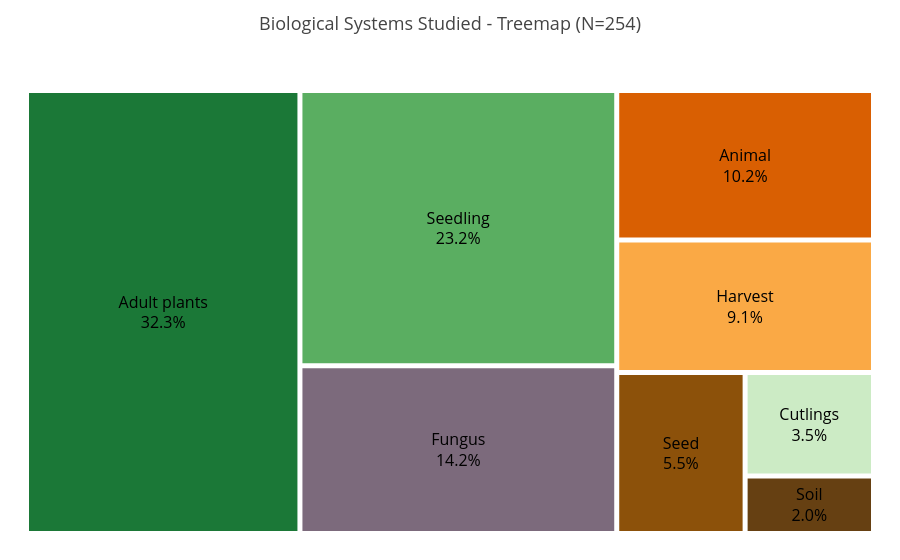

This figure's notebook cell:
### Code cell
# Create treemap chart for Main Biological System

bio_treemap = go.Figure(
    data=[
        go.Treemap(
            labels=bio_labels,
            values=bio_values,
            parents=[''] * len(bio_labels),  # all at root level
            text=bio_custom_text,
            textinfo='text',
            textposition='middle center',
            marker=dict(
                colors=bio_colors,
                line=dict(color='white', width=2)
            ),
            textfont=dict(size=PLOTLY_TEXT_FS, color='black')
        )
    ]
)

bio_treemap.update_layout(
    title=f'Biological Systems Studied - Treemap (N={bio_total})',
    margin=dict(t=60, b=20, l=20, r=20)
)

bio_treemap.show()
bio_treemap.write_image('main_bio_system_treemap.png', width=800, height=600, scale=2)

### Figure 1 — Plotly figure (JSON) as saved in the notebook; plotly's stock layout.template omitted (floating-point values rounded to 4 significant figures)
{"data": [{"labels": ["Adult plants", "Seedling", "Fungus", "Animal", "Harvest", "Seed", "Cutlings", "Soil"], "marker": {"colors": ["#1b7837", "#5aae61", "#7c6a7c", "#d95f02", "#faa945", "#8c510a", "#ccebc5", "#664012"], "line": {"color": "white", "width": 2}}, "parents": ["", "", "", "", "", "", "", ""], "text": ["Adult plants<br>32.3%", "Seedling<br>23.2%", "Fungus<br>14.2%", "Animal<br>10.2%", "Harvest<br>9.1%", "Seed<br>5.5%", "Cutlings<br>3.5%", "Soil<br>2.0%"], "textfont": {"color": "black", "size": 16}, "textinfo": "text", "textposition": "middle center", "values": [82, 59, 36, 26, 23, 14, 9, 5], "type": "treemap"}], "layout": {"margin": {"t": 60, "b": 20, "l": 20, "r": 20}, "title": {"text": "Biological Systems Studied - Treemap (N=254)"}}}
